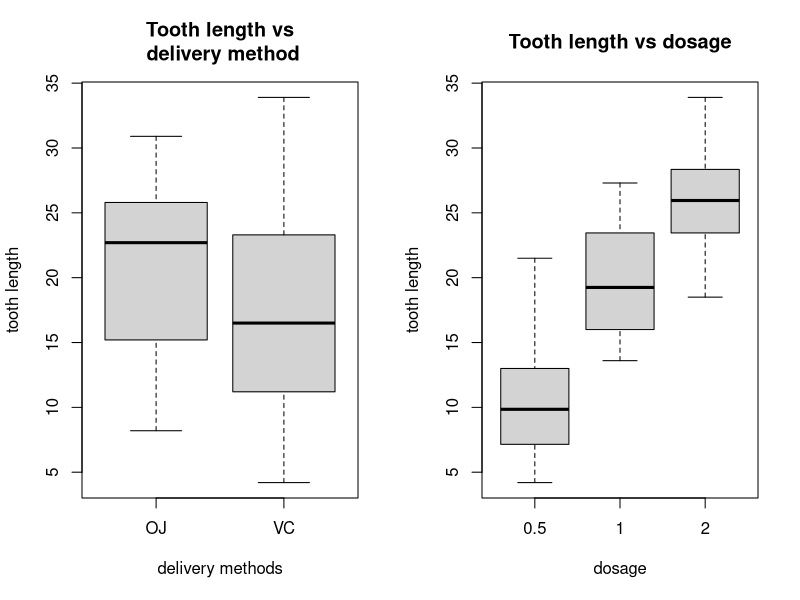
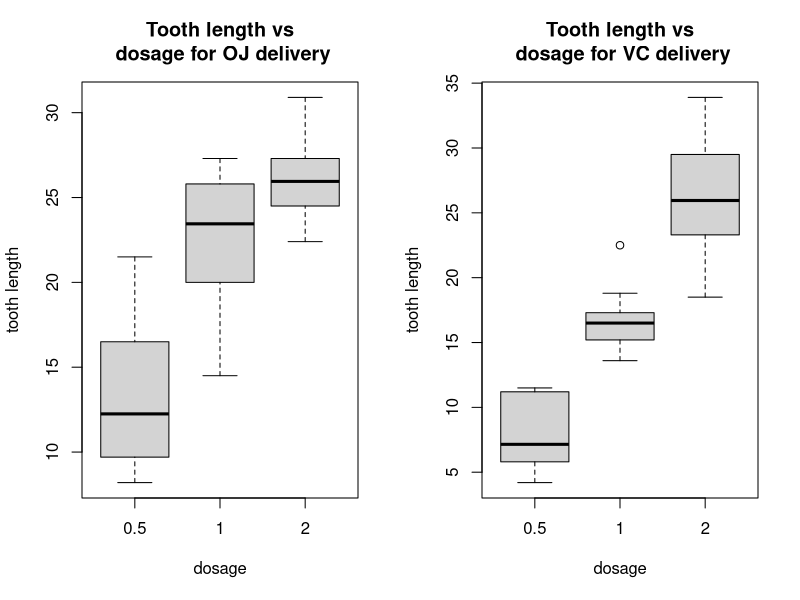

Generate these figures, in order, with R:
## ---- chunk 1
data(ToothGrowth)
par(mfrow = c(1, 2)) 
boxplot(ToothGrowth$len ~ ToothGrowth$supp,
        xlab="delivery methods",
        ylab="tooth length",
        main="Tooth length vs\n delivery method")
boxplot(ToothGrowth$len ~ ToothGrowth$dose,
        xlab="dosage",
        ylab="tooth length",
        main="Tooth length vs dosage")
## ---- chunk 2
t=split(ToothGrowth,ToothGrowth$supp)
par(mfrow = c(1, 2)) 
boxplot(t$OJ$len~t$OJ$dose,
        xlab="dosage",
        ylab="tooth length",
        main="Tooth length vs\n dosage for OJ delivery")
boxplot(t$VC$len~t$VC$dose,
        xlab="dosage",
        ylab="tooth length",
        main="Tooth length vs\n dosage for VC delivery")
## ---- chunk 3

str(ToothGrowth)
summary(ToothGrowth)
tapply(ToothGrowth$len, ToothGrowth$supp,summary)
tapply(ToothGrowth$len, ToothGrowth$dose,summary)
## ---- chunk 4
d1=split(ToothGrowth$len,ToothGrowth$supp)
t.test(d1$OJ,d1$VC,paired=FALSE,var.equal = FALSE,conf.level=0.95)
pval = t.test(d1$OJ,d1$VC,paired=FALSE,var.equal = FALSE,conf.level=0.95)$p.value
## ---- chunk 5
d2=split(ToothGrowth$len,as.factor(ToothGrowth$dose))
t.test(d2$"2",d2$"1",paired=FALSE,var.equal = FALSE,conf.level=0.95)
t.test(d2$"1",d2$"0.5",paired=FALSE,var.equal = FALSE,conf.level=0.95)
## ---- chunk 6
d3=split(ToothGrowth$len,list(ToothGrowth$supp, as.factor(ToothGrowth$dose)))
t.test(d3$OJ.2,d3$OJ.1,paired=FALSE,var.equal = FALSE,conf.level=0.95)
pval21OJ = t.test(d3$OJ.2,d3$OJ.1,paired=FALSE,var.equal = FALSE,conf.level=0.95)$p.value
t.test(d3$OJ.1,d3$OJ.0.5,paired=FALSE,var.equal = FALSE,conf.level=0.95)

t.test(d3$VC.2,d3$VC.1,paired=FALSE,var.equal = FALSE,conf.level=0.95)
t.test(d3$VC.1,d3$VC.0.5,paired=FALSE,var.equal = FALSE,conf.level=0.95)
